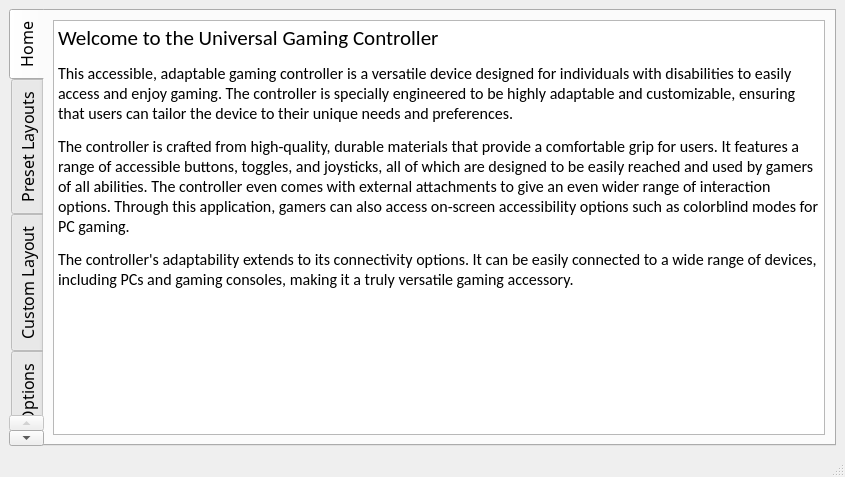
<?xml version="1.0" encoding="UTF-8"?>
<ui version="4.0">
 <class>MainWindow</class>
 <widget class="QMainWindow" name="MainWindow">
  <property name="geometry">
   <rect>
    <x>0</x>
    <y>0</y>
    <width>845</width>
    <height>477</height>
   </rect>
  </property>
  <property name="windowTitle">
   <string>MainWindow</string>
  </property>
  <property name="styleSheet">
   <string notr="true"/>
  </property>
  <property name="toolButtonStyle">
   <enum>Qt::ToolButtonTextOnly</enum>
  </property>
  <widget class="QWidget" name="centralwidget">
   <property name="sizePolicy">
    <sizepolicy hsizetype="Preferred" vsizetype="Preferred">
     <horstretch>0</horstretch>
     <verstretch>0</verstretch>
    </sizepolicy>
   </property>
   <layout class="QVBoxLayout" name="verticalLayout">
    <item>
     <widget class="QTabWidget" name="menuTabWidget">
      <property name="baseSize">
       <size>
        <width>0</width>
        <height>0</height>
       </size>
      </property>
      <property name="font">
       <font>
        <family>Dubai Medium</family>
        <pointsize>12</pointsize>
        <bold>false</bold>
       </font>
      </property>
      <property name="layoutDirection">
       <enum>Qt::LeftToRight</enum>
      </property>
      <property name="autoFillBackground">
       <bool>false</bool>
      </property>
      <property name="tabPosition">
       <enum>QTabWidget::West</enum>
      </property>
      <property name="tabShape">
       <enum>QTabWidget::Rounded</enum>
      </property>
      <property name="currentIndex">
       <number>0</number>
      </property>
      <widget class="QWidget" name="HomeTab">
       <attribute name="title">
        <string>Home</string>
       </attribute>
       <layout class="QVBoxLayout" name="verticalLayout_3">
        <item>
         <widget class="QTextEdit" name="textEdit">
          <property name="font">
           <font>
            <family>Calibri</family>
            <pointsize>12</pointsize>
            <bold>false</bold>
           </font>
          </property>
          <property name="readOnly">
           <bool>true</bool>
          </property>
          <property name="html">
           <string>&lt;!DOCTYPE HTML PUBLIC &quot;-//W3C//DTD HTML 4.0//EN&quot; &quot;http://www.w3.org/TR/REC-html40/strict.dtd&quot;&gt;
&lt;html&gt;&lt;head&gt;&lt;meta name=&quot;qrichtext&quot; content=&quot;1&quot; /&gt;&lt;meta charset=&quot;utf-8&quot; /&gt;&lt;style type=&quot;text/css&quot;&gt;
p, li { white-space: pre-wrap; }
hr { height: 1px; border-width: 0; }
&lt;/style&gt;&lt;/head&gt;&lt;body style=&quot; font-family:'Calibri'; font-size:12pt; font-weight:400; font-style:normal;&quot;&gt;
&lt;p style=&quot; margin-top:12px; margin-bottom:12px; margin-left:0px; margin-right:0px; -qt-block-indent:0; text-indent:0px;&quot;&gt;&lt;span style=&quot; font-family:'Segoe UI'; font-size:16pt;&quot;&gt;Welcome to the Universal Gaming Controller&lt;/span&gt;&lt;/p&gt;
&lt;p style=&quot; margin-top:12px; margin-bottom:12px; margin-left:0px; margin-right:0px; -qt-block-indent:0; text-indent:0px;&quot;&gt;&lt;span style=&quot; font-family:'Segoe UI';&quot;&gt;This accessible, adaptable gaming controller is a versatile device designed for individuals with disabilities to easily access and enjoy gaming. The controller is specially engineered to be highly adaptable and customizable, ensuring that users can tailor the device to their unique needs and preferences.&lt;/span&gt;&lt;/p&gt;
&lt;p style=&quot; margin-top:12px; margin-bottom:12px; margin-left:0px; margin-right:0px; -qt-block-indent:0; text-indent:0px;&quot;&gt;&lt;span style=&quot; font-family:'Segoe UI';&quot;&gt;The controller is crafted from high-quality, durable materials that provide a comfortable grip for users. It features a range of accessible buttons, toggles, and joysticks, all of which are designed to be easily reached and used by gamers of all abilities. The controller even comes with external attachments to give an even wider range of interaction options. Through this application, gamers can also access on-screen accessibility options such as colorblind modes for PC gaming.&lt;/span&gt;&lt;/p&gt;
&lt;p style=&quot; margin-top:12px; margin-bottom:12px; margin-left:0px; margin-right:0px; -qt-block-indent:0; text-indent:0px;&quot;&gt;&lt;span style=&quot; font-family:'Segoe UI';&quot;&gt;The controller's adaptability extends to its connectivity options. It can be easily connected to a wide range of devices, including PCs and gaming consoles, making it a truly versatile gaming accessory.&lt;/span&gt;&lt;/p&gt;&lt;/body&gt;&lt;/html&gt;</string>
          </property>
         </widget>
        </item>
       </layout>
      </widget>
      <widget class="QWidget" name="PresetTab">
       <property name="sizePolicy">
        <sizepolicy hsizetype="MinimumExpanding" vsizetype="MinimumExpanding">
         <horstretch>0</horstretch>
         <verstretch>0</verstretch>
        </sizepolicy>
       </property>
       <attribute name="title">
        <string>Preset Layouts</string>
       </attribute>
       <layout class="QVBoxLayout" name="verticalLayout_4">
        <item>
         <widget class="ControllerLayout" name="widget_2" native="true">
          <property name="sizePolicy">
           <sizepolicy hsizetype="Preferred" vsizetype="Preferred">
            <horstretch>0</horstretch>
            <verstretch>0</verstretch>
           </sizepolicy>
          </property>
         </widget>
        </item>
       </layout>
      </widget>
      <widget class="QWidget" name="CustomTab">
       <attribute name="title">
        <string>Custom Layout</string>
       </attribute>
       <layout class="QVBoxLayout" name="verticalLayout_2">
        <item>
         <widget class="CustomLayout" name="customLayout" native="true"/>
        </item>
       </layout>
      </widget>
      <widget class="QWidget" name="OnScreenTab">
       <attribute name="title">
        <string>On-Screen Options</string>
       </attribute>
       <layout class="QVBoxLayout" name="verticalLayout_5">
        <item>
         <widget class="QLabel" name="TextToSpeech">
          <property name="text">
           <string>Choose Your On-Screen Accessibilty Options</string>
          </property>
         </widget>
        </item>
        <item>
         <widget class="QPushButton" name="ColorBlindMode">
          <property name="text">
           <string>Color Blind Mode</string>
          </property>
         </widget>
        </item>
        <item>
         <widget class="QPushButton" name="pushButton">
          <property name="text">
           <string>Text to Speech</string>
          </property>
         </widget>
        </item>
       </layout>
      </widget>
      <widget class="QWidget" name="TestTab">
       <attribute name="title">
        <string>Test Controller</string>
       </attribute>
       <layout class="QVBoxLayout" name="verticalLayout_6">
        <item>
         <widget class="SettingsWidget" name="widget" native="true">
          <property name="autoFillBackground">
           <bool>false</bool>
          </property>
         </widget>
        </item>
        <item>
         <layout class="QHBoxLayout" name="horizontalLayout_3">
          <item>
           <spacer name="horizontalSpacer">
            <property name="orientation">
             <enum>Qt::Horizontal</enum>
            </property>
            <property name="sizeHint" stdset="0">
             <size>
              <width>96</width>
              <height>20</height>
             </size>
            </property>
           </spacer>
          </item>
          <item>
           <widget class="QPushButton" name="applyButton">
            <property name="text">
             <string>Apply</string>
            </property>
           </widget>
          </item>
         </layout>
        </item>
       </layout>
      </widget>
     </widget>
    </item>
   </layout>
  </widget>
  <widget class="QStatusBar" name="statusBar">
   <property name="enabled">
    <bool>true</bool>
   </property>
  </widget>
  <action name="actionConnect">
   <property name="icon">
    <iconset>
     <normaloff>:/images/connect.png</normaloff>:/images/connect.png</iconset>
   </property>
   <property name="text">
    <string>C&amp;onnect</string>
   </property>
   <property name="toolTip">
    <string>Connect to serial port</string>
   </property>
   <property name="shortcut">
    <string>Ctrl+O</string>
   </property>
  </action>
  <action name="actionDisconnect">
   <property name="icon">
    <iconset>
     <normaloff>:/images/disconnect.png</normaloff>:/images/disconnect.png</iconset>
   </property>
   <property name="text">
    <string>&amp;Disconnect</string>
   </property>
   <property name="toolTip">
    <string>Disconnect from serial port</string>
   </property>
   <property name="shortcut">
    <string>Ctrl+D</string>
   </property>
  </action>
  <action name="actionConfigure">
   <property name="icon">
    <iconset>
     <normaloff>:/images/settings.png</normaloff>:/images/settings.png</iconset>
   </property>
   <property name="text">
    <string>&amp;Configure</string>
   </property>
   <property name="toolTip">
    <string>Configure serial port</string>
   </property>
   <property name="shortcut">
    <string>Alt+C</string>
   </property>
  </action>
  <action name="actionClear">
   <property name="icon">
    <iconset>
     <normaloff>:/images/clear.png</normaloff>:/images/clear.png</iconset>
   </property>
   <property name="text">
    <string>C&amp;lear</string>
   </property>
   <property name="toolTip">
    <string>Clear data</string>
   </property>
   <property name="shortcut">
    <string>Alt+L</string>
   </property>
  </action>
  <action name="actionQuit">
   <property name="icon">
    <iconset>
     <normaloff>:/images/application-exit.png</normaloff>:/images/application-exit.png</iconset>
   </property>
   <property name="text">
    <string>&amp;Quit</string>
   </property>
   <property name="shortcut">
    <string>Ctrl+Q</string>
   </property>
  </action>
 </widget>
 <customwidgets>
  <customwidget>
   <class>SettingsWidget</class>
   <extends>QWidget</extends>
   <header location="global">settingswidget.h</header>
   <container>1</container>
  </customwidget>
  <customwidget>
   <class>ControllerLayout</class>
   <extends>QWidget</extends>
   <header location="global">controllerlayout.h</header>
   <container>1</container>
  </customwidget>
  <customwidget>
   <class>CustomLayout</class>
   <extends>QWidget</extends>
   <header location="global">customlayout.h</header>
   <container>1</container>
  </customwidget>
 </customwidgets>
 <resources/>
 <connections/>
</ui>
